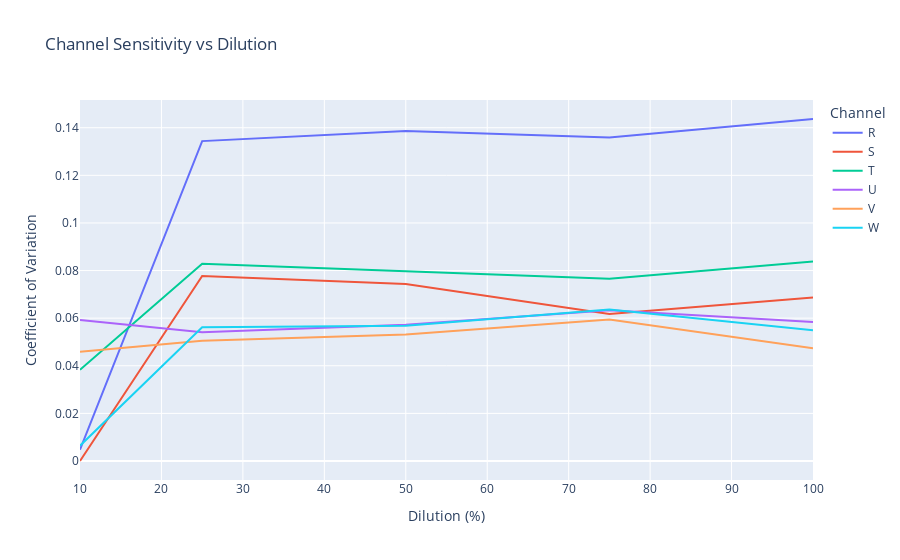
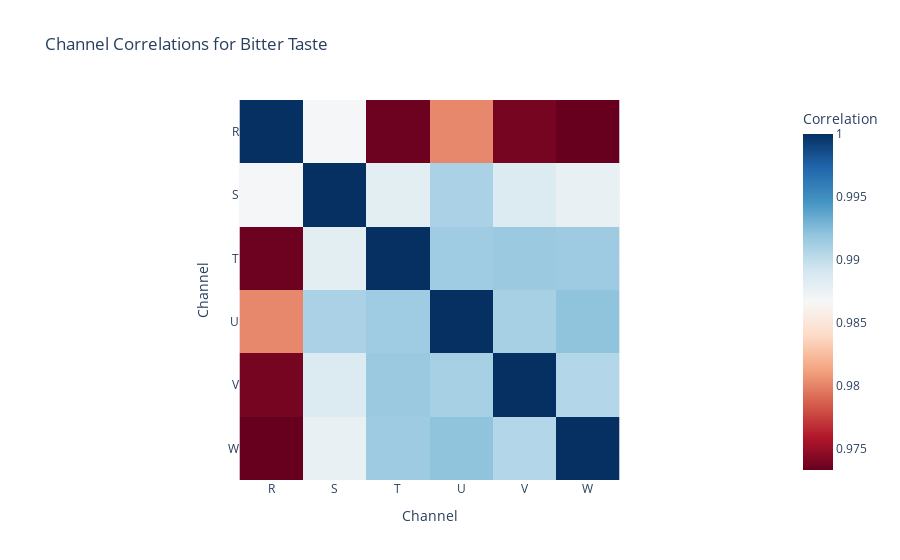
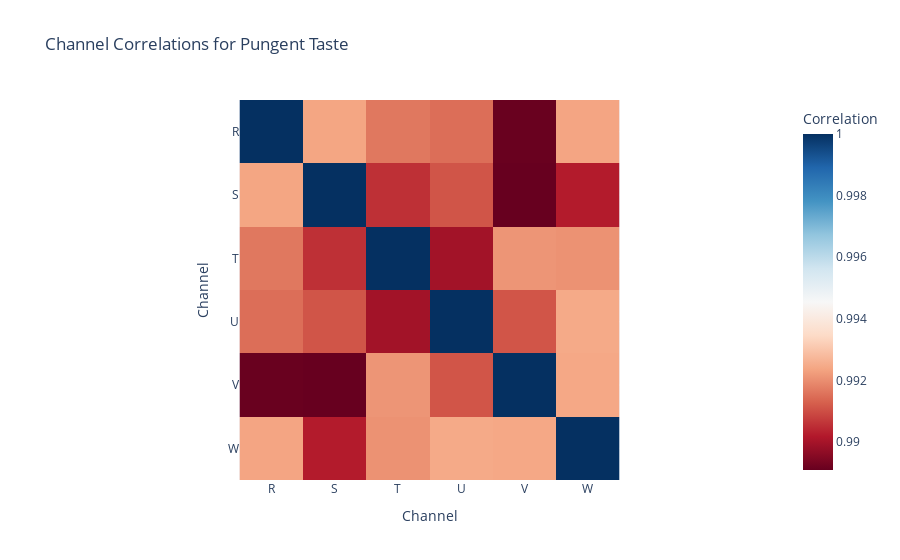
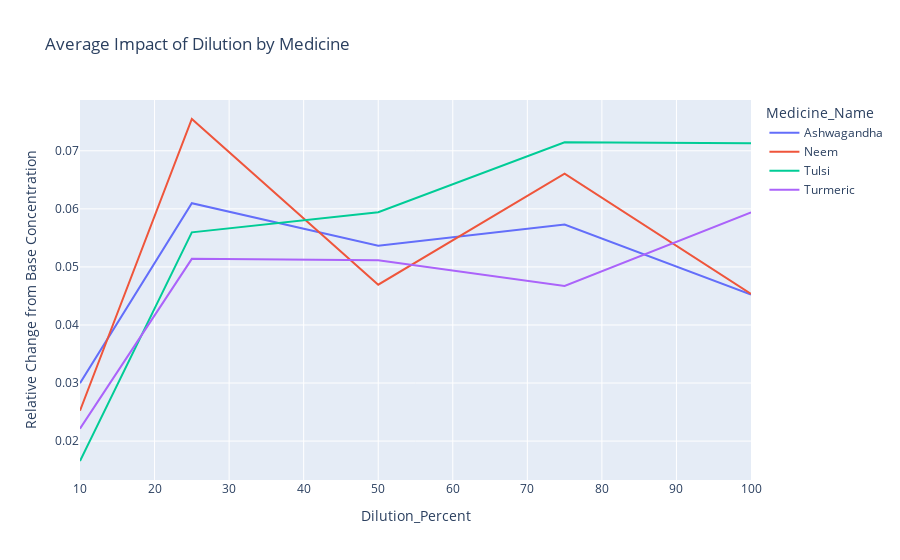

These figures' notebook cell, in order:
### Markdown cell above
## Detailed Statistical Analysis

Let's analyze:
1. Statistical summaries by taste profile and dilution
2. Channel sensitivity analysis
3. Taste-specific correlations
4. Dilution impact analysis
5. Effect size calculations

### Code cell
# 1. Statistical Summary by Taste Profile
taste_stats = pd.DataFrame()
channels = ['R', 'S', 'T', 'U', 'V', 'W']

# Calculate statistics for primary tastes
for taste in df['Primary_Taste'].unique():
    stats = df[df['Primary_Taste'] == taste][channels].agg(['mean', 'std', 'min', 'max'])
    stats.columns = pd.MultiIndex.from_product([[taste], stats.columns])
    taste_stats = pd.concat([taste_stats, stats], axis=1)

print("Channel Statistics by Primary Taste:")
print(taste_stats.round(3))

# 2. Channel Sensitivity Analysis
sensitivity_data = []
for channel in channels:
    for dilution in dilution_levels:
        sensitivity = df[df['Dilution_Percent'] == dilution][channel].std() / \
                     df[df['Dilution_Percent'] == dilution][channel].mean()
        sensitivity_data.append({
            'Channel': channel,
            'Dilution': dilution,
            'Sensitivity': sensitivity
        })

sensitivity_df = pd.DataFrame(sensitivity_data)
fig = px.line(sensitivity_df, x='Dilution', y='Sensitivity', 
              color='Channel', title='Channel Sensitivity vs Dilution',
              labels={'Dilution': 'Dilution (%)', 'Sensitivity': 'Coefficient of Variation'})
fig.show()

# 3. Taste-Specific Correlations
def plot_taste_correlations(taste):
    data = df[df['Primary_Taste'] == taste][channels]
    corr = data.corr()
    
    fig = px.imshow(corr, 
                    title=f'Channel Correlations for {taste.capitalize()} Taste',
                    labels=dict(x="Channel", y="Channel", color="Correlation"),
                    color_continuous_scale='RdBu')
    fig.show()
    return corr

taste_correlations = {}
for taste in df['Primary_Taste'].unique():
    print(f"\nCorrelations for {taste.capitalize()} Taste:")
    taste_correlations[taste] = plot_taste_correlations(taste)

# 4. Dilution Impact Analysis
def calculate_dilution_impact(group):
    base_readings = group[channels].iloc[0]  # 100% concentration
    impacts = []
    
    for _, row in group.iterrows():
        impact = np.mean(np.abs(row[channels] - base_readings) / base_readings)
        impacts.append(impact)
    
    return np.mean(impacts)

dilution_impacts = df.groupby(['Medicine_Name', 'Dilution_Percent']).apply(calculate_dilution_impact)
dilution_impacts = dilution_impacts.reset_index()
dilution_impacts.columns = ['Medicine_Name', 'Dilution_Percent', 'Impact']

fig = px.line(dilution_impacts, x='Dilution_Percent', y='Impact',
              color='Medicine_Name', title='Average Impact of Dilution by Medicine',
              labels={'Impact': 'Relative Change from Base Concentration'})
fig.show()

# 5. Effect Size Analysis
from scipy import stats

effect_sizes = pd.DataFrame()
for channel in channels:
    effects = {}
    for medicine in medicines:
        # Calculate Cohen's d for each dilution level
        base_group = df[(df['Medicine_Name'] == medicine) & 
                       (df['Dilution_Percent'] == 100)][channel]
        
        for dilution in dilution_levels[1:]:  # Skip 100%
            test_group = df[(df['Medicine_Name'] == medicine) & 
                          (df['Dilution_Percent'] == dilution)][channel]
            
            # Calculate Cohen's d
            d = (base_group.mean() - test_group.mean()) / \
                np.sqrt((base_group.var() + test_group.var()) / 2)
            
            effects[f'{medicine}_{dilution}%'] = d
    
    effect_sizes[channel] = pd.Series(effects)

print("\nEffect Sizes (Cohen's d) by Channel:")
print(effect_sizes.round(3))

# 6. Summary Statistics
print("\nKey Findings:")
print("-" * 50)

# Most sensitive channel
sensitivity_summary = sensitivity_df.groupby('Channel')['Sensitivity'].mean()
print(f"Most sensitive channel: {sensitivity_summary.idxmax()} (avg CV: {sensitivity_summary.max():.3f})")

# Strongest correlations
strongest_corr = pd.DataFrame()
for taste, corr in taste_correlations.items():
    mask = np.triu(np.ones_like(corr), k=1).astype(bool)
    strongest = corr.abs().where(mask).max().max()
    strongest_corr[taste] = [strongest]
print(f"Strongest taste-specific correlation: {strongest_corr.iloc[0].idxmax()} ({strongest_corr.iloc[0].max():.3f})")

# Most impacted medicine
most_impacted = dilution_impacts[dilution_impacts['Dilution_Percent'] == dilution_levels[-1]]
print(f"Most impacted by dilution: {most_impacted.iloc[most_impacted['Impact'].idxmax()]['Medicine_Name']}")

# Largest effect size
max_effect = effect_sizes.abs().max().max()
max_effect_channel = effect_sizes.abs().max().idxmax()
print(f"Largest dilution effect: {max_effect_channel} (d = {max_effect:.3f})")

### Figure 1 — Plotly figure (JSON) as saved in the notebook; plotly's stock layout.template omitted (floating-point values rounded to 4 significant figures)
{"data": [{"hovertemplate": "Channel=R<br>Dilution (%)=%{x}<br>Coefficient of Variation=%{y}<extra></extra>", "legendgroup": "R", "line": {"color": "#636efa", "dash": "solid"}, "marker": {"symbol": "circle"}, "mode": "lines", "name": "R", "orientation": "v", "showlegend": true, "type": "scatter", "x": [100, 75, 50, 25, 10], "xaxis": "x", "y": [0.1437, 0.1359, 0.1387, 0.1344, 0.004735], "yaxis": "y"}, {"hovertemplate": "Channel=S<br>Dilution (%)=%{x}<br>Coefficient of Variation=%{y}<extra></extra>", "legendgroup": "S", "line": {"color": "#EF553B", "dash": "solid"}, "marker": {"symbol": "circle"}, "mode": "lines", "name": "S", "orientation": "v", "showlegend": true, "type": "scatter", "x": [100, 75, 50, 25, 10], "xaxis": "x", "y": [0.06868, 0.0618, 0.0744, 0.07772, 2.79e-16], "yaxis": "y"}, {"hovertemplate": "Channel=T<br>Dilution (%)=%{x}<br>Coefficient of Variation=%{y}<extra></extra>", "legendgroup": "T", "line": {"color": "#00cc96", "dash": "solid"}, "marker": {"symbol": "circle"}, "mode": "lines", "name": "T", "orientation": "v", "showlegend": true, "type": "scatter", "x": [100, 75, 50, 25, 10], "xaxis": "x", "y": [0.08384, 0.07656, 0.07966, 0.08284, 0.03828], "yaxis": "y"}, {"hovertemplate": "Channel=U<br>Dilution (%)=%{x}<br>Coefficient of Variation=%{y}<extra></extra>", "legendgroup": "U", "line": {"color": "#ab63fa", "dash": "solid"}, "marker": {"symbol": "circle"}, "mode": "lines", "name": "U", "orientation": "v", "showlegend": true, "type": "scatter", "x": [100, 75, 50, 25, 10], "xaxis": "x", "y": [0.05837, 0.06335, 0.05726, 0.05404, 0.05923], "yaxis": "y"}, {"hovertemplate": "Channel=V<br>Dilution (%)=%{x}<br>Coefficient of Variation=%{y}<extra></extra>", "legendgroup": "V", "line": {"color": "#FFA15A", "dash": "solid"}, "marker": {"symbol": "circle"}, "mode": "lines", "name": "V", "orientation": "v", "showlegend": true, "type": "scatter", "x": [100, 75, 50, 25, 10], "xaxis": "x", "y": [0.04731, 0.05946, 0.05317, 0.0505, 0.04592], "yaxis": "y"}, {"hovertemplate": "Channel=W<br>Dilution (%)=%{x}<br>Coefficient of Variation=%{y}<extra></extra>", "legendgroup": "W", "line": {"color": "#19d3f3", "dash": "solid"}, "marker": {"symbol": "circle"}, "mode": "lines", "name": "W", "orientation": "v", "showlegend": true, "type": "scatter", "x": [100, 75, 50, 25, 10], "xaxis": "x", "y": [0.05492, 0.06361, 0.05686, 0.05614, 0.006404], "yaxis": "y"}], "layout": {"legend": {"title": {"text": "Channel"}, "tracegroupgap": 0}, "title": {"text": "Channel Sensitivity vs Dilution"}, "xaxis": {"anchor": "y", "domain": [0, 1], "title": {"text": "Dilution (%)"}}, "yaxis": {"anchor": "x", "domain": [0, 1], "title": {"text": "Coefficient of Variation"}}}}

### Figure 2 — Plotly figure (JSON) as saved in the notebook; plotly's stock layout.template omitted (floating-point values rounded to 4 significant figures)
{"data": [{"coloraxis": "coloraxis", "hovertemplate": "Channel: %{x}<br>Channel: %{y}<br>Correlation: %{z}<extra></extra>", "name": "0", "type": "heatmap", "x": ["R", "S", "T", "U", "V", "W"], "xaxis": "x", "y": ["R", "S", "T", "U", "V", "W"], "yaxis": "y", "z": [[1.0, 0.9868, 0.9735, 0.9802, 0.9738, 0.9733], [0.9868, 1.0, 0.9881, 0.991, 0.9886, 0.9877], [0.9735, 0.9881, 1.0, 0.9915, 0.9917, 0.9915], [0.9802, 0.991, 0.9915, 1.0, 0.9911, 0.9921], [0.9738, 0.9886, 0.9917, 0.9911, 1.0, 0.9906], [0.9733, 0.9877, 0.9915, 0.9921, 0.9906, 1.0]]}], "layout": {"coloraxis": {"colorbar": {"title": {"text": "Correlation"}}, "colorscale": [[0, "rgb(103,0,31)"], [0.1, "rgb(178,24,43)"], [0.2, "rgb(214,96,77)"], [0.3, "rgb(244,165,130)"], [0.4, "rgb(253,219,199)"], [0.5, "rgb(247,247,247)"], [0.6, "rgb(209,229,240)"], [0.7, "rgb(146,197,222)"], [0.8, "rgb(67,147,195)"], [0.9, "rgb(33,102,172)"], [1, "rgb(5,48,97)"]]}, "title": {"text": "Channel Correlations for Bitter Taste"}, "xaxis": {"anchor": "y", "constrain": "domain", "domain": [0, 1], "scaleanchor": "y", "title": {"text": "Channel"}}, "yaxis": {"anchor": "x", "autorange": "reversed", "constrain": "domain", "domain": [0, 1], "title": {"text": "Channel"}}}}

### Figure 3 — Plotly figure (JSON) as saved in the notebook; plotly's stock layout.template omitted (floating-point values rounded to 4 significant figures)
{"data": [{"coloraxis": "coloraxis", "hovertemplate": "Channel: %{x}<br>Channel: %{y}<br>Correlation: %{z}<extra></extra>", "name": "0", "type": "heatmap", "x": ["R", "S", "T", "U", "V", "W"], "xaxis": "x", "y": ["R", "S", "T", "U", "V", "W"], "yaxis": "y", "z": [[1.0, 0.9924, 0.9916, 0.9915, 0.9891, 0.9924], [0.9924, 1.0, 0.9905, 0.9911, 0.9891, 0.9902], [0.9916, 0.9905, 1.0, 0.9899, 0.9921, 0.9921], [0.9915, 0.9911, 0.9899, 1.0, 0.9911, 0.9925], [0.9891, 0.9891, 0.9921, 0.9911, 1.0, 0.9924], [0.9924, 0.9902, 0.9921, 0.9925, 0.9924, 1.0]]}], "layout": {"coloraxis": {"colorbar": {"title": {"text": "Correlation"}}, "colorscale": [[0, "rgb(103,0,31)"], [0.1, "rgb(178,24,43)"], [0.2, "rgb(214,96,77)"], [0.3, "rgb(244,165,130)"], [0.4, "rgb(253,219,199)"], [0.5, "rgb(247,247,247)"], [0.6, "rgb(209,229,240)"], [0.7, "rgb(146,197,222)"], [0.8, "rgb(67,147,195)"], [0.9, "rgb(33,102,172)"], [1, "rgb(5,48,97)"]]}, "title": {"text": "Channel Correlations for Pungent Taste"}, "xaxis": {"anchor": "y", "constrain": "domain", "domain": [0, 1], "scaleanchor": "y", "title": {"text": "Channel"}}, "yaxis": {"anchor": "x", "autorange": "reversed", "constrain": "domain", "domain": [0, 1], "title": {"text": "Channel"}}}}

### Figure 4 — Plotly figure (JSON) as saved in the notebook; plotly's stock layout.template omitted (floating-point values rounded to 4 significant figures)
{"data": [{"hovertemplate": "Medicine_Name=Ashwagandha<br>Dilution_Percent=%{x}<br>Relative Change from Base Concentration=%{y}<extra></extra>", "legendgroup": "Ashwagandha", "line": {"color": "#636efa", "dash": "solid"}, "marker": {"symbol": "circle"}, "mode": "lines", "name": "Ashwagandha", "orientation": "v", "showlegend": true, "type": "scatter", "x": [10, 25, 50, 75, 100], "xaxis": "x", "y": [0.02998, 0.06097, 0.05365, 0.05729, 0.04522], "yaxis": "y"}, {"hovertemplate": "Medicine_Name=Neem<br>Dilution_Percent=%{x}<br>Relative Change from Base Concentration=%{y}<extra></extra>", "legendgroup": "Neem", "line": {"color": "#EF553B", "dash": "solid"}, "marker": {"symbol": "circle"}, "mode": "lines", "name": "Neem", "orientation": "v", "showlegend": true, "type": "scatter", "x": [10, 25, 50, 75, 100], "xaxis": "x", "y": [0.02523, 0.07548, 0.04693, 0.06606, 0.04534], "yaxis": "y"}, {"hovertemplate": "Medicine_Name=Tulsi<br>Dilution_Percent=%{x}<br>Relative Change from Base Concentration=%{y}<extra></extra>", "legendgroup": "Tulsi", "line": {"color": "#00cc96", "dash": "solid"}, "marker": {"symbol": "circle"}, "mode": "lines", "name": "Tulsi", "orientation": "v", "showlegend": true, "type": "scatter", "x": [10, 25, 50, 75, 100], "xaxis": "x", "y": [0.01657, 0.05595, 0.05941, 0.07146, 0.0713], "yaxis": "y"}, {"hovertemplate": "Medicine_Name=Turmeric<br>Dilution_Percent=%{x}<br>Relative Change from Base Concentration=%{y}<extra></extra>", "legendgroup": "Turmeric", "line": {"color": "#ab63fa", "dash": "solid"}, "marker": {"symbol": "circle"}, "mode": "lines", "name": "Turmeric", "orientation": "v", "showlegend": true, "type": "scatter", "x": [10, 25, 50, 75, 100], "xaxis": "x", "y": [0.02213, 0.05139, 0.05115, 0.04671, 0.0594], "yaxis": "y"}], "layout": {"legend": {"title": {"text": "Medicine_Name"}, "tracegroupgap": 0}, "title": {"text": "Average Impact of Dilution by Medicine"}, "xaxis": {"anchor": "y", "domain": [0, 1], "title": {"text": "Dilution_Percent"}}, "yaxis": {"anchor": "x", "domain": [0, 1], "title": {"text": "Relative Change from Base Concentration"}}}}
